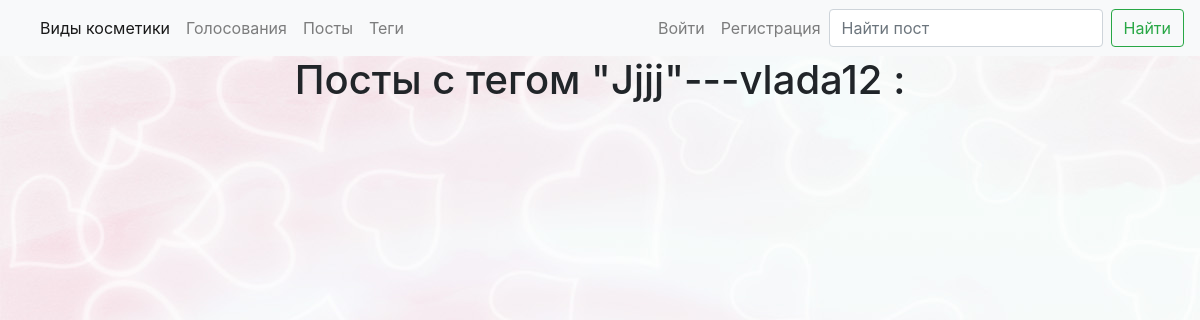
Before: /posts/tag/jjjj with the older database file.
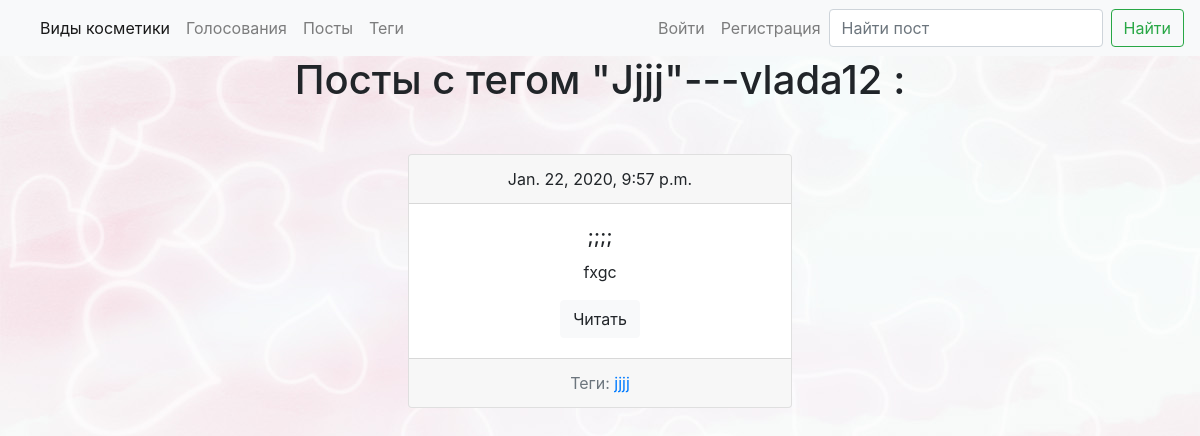
After: the same page with the newer database file.
### postapp/models.py (models this page shows, shortened)
class Tag(models.Model):
    title = models.CharField(max_length=50)
    slug = models.SlugField(max_length=50, unique=True)
    user = models.ForeignKey(User, on_delete=models.CASCADE, default=1)
    def get_absolute_url(self):
        return reverse('postapp:tag_detail', kwargs={'slug': self.slug})
    class Meta:
        ordering = ['title']

class Post(models.Model):
    title = models.CharField(max_length=150, db_index=True)
    slug = models.SlugField(max_length=150,unique=True)
    body = models.TextField(blank=True, db_index=True)
    date_pub = models.DateTimeField(auto_now_add=True)
    tags = models.ManyToManyField('Tag', blank=True, related_name='posts')
    user = models.ForeignKey(User, on_delete=models.CASCADE, default=1)
    def get_absolute_url(self):
        return reverse('postapp:post_detail', kwargs={'slug': self.slug})
    class Meta:
        ordering = ['-date_pub']

### postapp/views.py (the view)
# urls.py: path('tag/<str:slug>', views.TagDetail.as_view(), name='tag_detail'),
class TagDetail(generic.DetailView):
    model = Tag
    template_name = 'postapp/tag_detail.html'

### postapp/templates/postapp/tag_detail.html (shortened to what this page needs)
{% extends 'base.html' %}
{% block content %}
    <h1 class="mb-5" style="text-align: center;">Посты с тегом "{{tag.title|title}}"---{{tag.user}} :</h1>
    {% for post in tag.posts.all %}
        {% include 'postapp/includes/post_card.html' %}
    {% endfor %}
{% endblock %}

### postapp/templates/postapp/includes/post_card.html
<div class="card" style="width: 24rem; text-align: center; margin-left: auto; margin-right: auto; margin-top: 50px; margin-bottom: 50px;">
    <div class="card-header">
        {{ post.date_pub }}
    </div>
    <div class="card-body">
        <h5 class="card-title">{{ post.title }}</h5>
        <p class="card-text">{{post.body|truncatewords:15}}</p>
        <a href="{{ post.get_absolute_url }}" class="btn btn-light">Читать</a>
    </div>
    <div class="card-footer text-muted">
        Теги:
        {% for tag in post.tags.all %}
            <a href="{{tag.get_absolute_url}}">{{tag.title}}</a>
        {% endfor %}
    </div>
</div>

Changed rows visible on the page:
added Post: date_pub "Jan. 22, 2020, 9:57 p.m.", title ";;;;", body "fxgc", Tag (title "jjjj")
